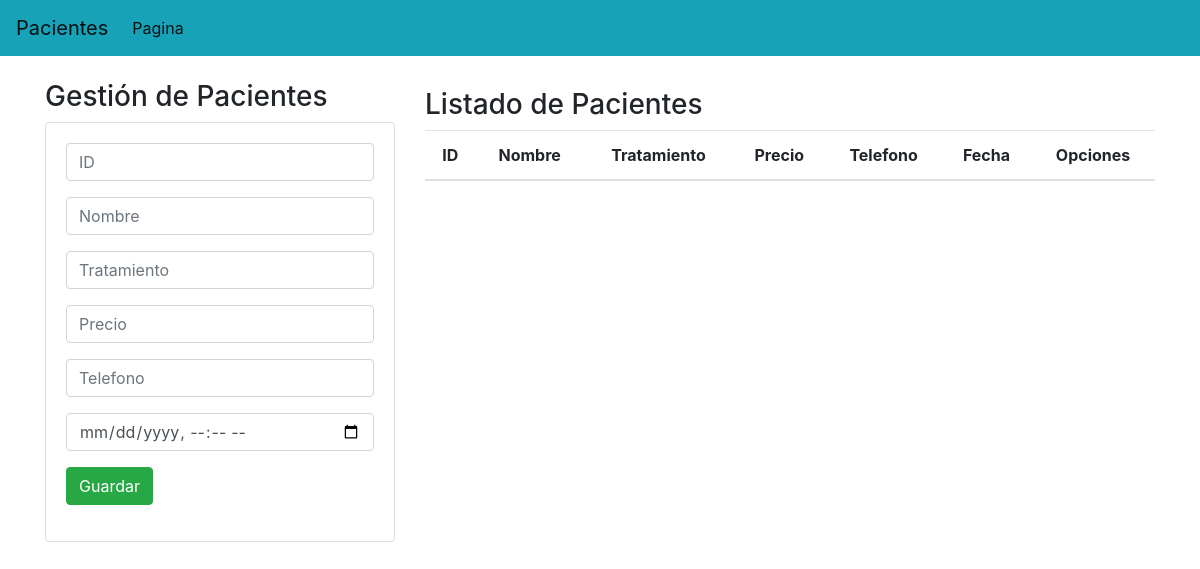
/crud/, run on an earlier commit of the app's database.
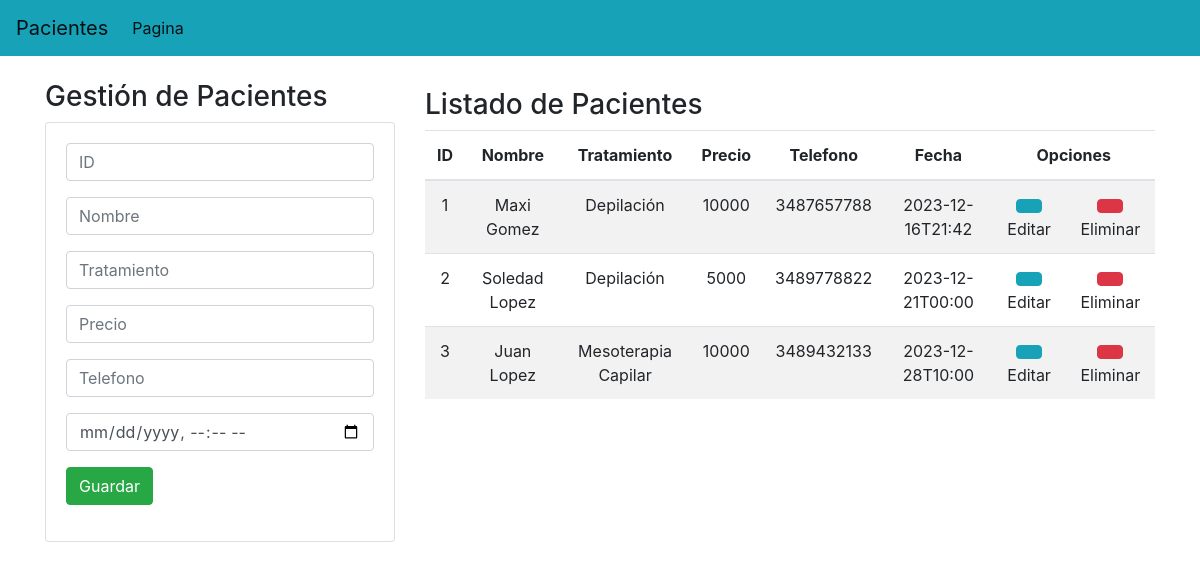
And on a later commit of the database.
### app/Estetica/models.py (models this page shows)
class Pacientes(models.Model):
    id = models.CharField(primary_key=True,max_length=6)
    nombre= models.CharField(max_length=50)
    tratamiento= models.CharField(max_length=50)
    precio= models.CharField(max_length=10)
    telefono= models.CharField(max_length=15)
    fecha=models.CharField(max_length=12)

### app/Estetica/views.py (the view)
# urls.py: 2. Add a URL to urlpatterns:  path('', views.home, name='home')
def home(request):
    Listadopacientes = Pacientes.objects.all()
    return render(request, "gestionPacientes.html", {"pacientes": Listadopacientes })

### app/Estetica/templates/gestionPacientes.html (shortened to what this page needs)
{% extends "./base.html"%}
{% load static %}
{% block body %}
<div class="row">
    <div class="col-sm-12 col-md-6 col-lg-4 col-xl-4">
        <h3>Gestión de Pacientes</h3>
        <div class="card">
            <div class="card-body">
                <form action="/crud/registrarPaciente/" method="POST">
                    <div class="form-group">
                        <input type="number" id="txtID" name="txtID" class="form-control" placeholder="ID" maxlength="6" required>
                    </div>
                    <div class="form-group">
                        <input type="text" id="txtNombre" name="txtNombre" class="form-control" placeholder="Nombre"  maxlength="50" required>
                    </div>
                    <div class="form-group">
                        <input type="text" id="txtTratamiento" name="txtTratamiento" class="form-control" placeholder="Tratamiento"  maxlength="50" required>
                    </div>
                    <div class="form-group">
                        <input type="number" id="txtPrecio" name="txtPrecio" class="form-control" placeholder="Precio"  maxlength="10" required>
                    </div>
                    <div class="form-group">
                        <input type="number" id="txtTelefono" name="txtTelefono" class="form-control" placeholder="Telefono"  maxlength="15" required>
                    </div>
                    <div class="form-group">
                        <input type="datetime-local" id="txtFecha" name="txtFecha" class="form-control" placeholder="Fecha"  maxlength="12" required>
                    </div>
                    <div class="form-group">
                        <button type="submit" class="btn btn-success btn block text-white"> Guardar </button>
                    </div>
                </form>
            </div>
        </div>
    </div>
    <div class="col-sm-12 col-md-6 col-lg-8 col-xl-8">
        <div class="table-responsive py-2">
            <table class="table table-striped">
                <thead>
                    <tr >
                        <th >ID</th>
                        <th >Nombre</th>
                        <th >Tratamiento</th>
                        <th >Precio</th>
                        <th >Telefono</th>
                        <th >Fecha</th>
                        <th colspan="2", >Opciones</th>
                    </tr>
                </thead>
                <tbody>
                    <h3>Listado de Pacientes</h3>
                    {% for c in pacientes %}
                    <tr>
                        <td>{{c.id}}</td>
                        <td>{{c.nombre}}</td>
                        <td>{{c.tratamiento}}</td>
                        <td>{{c.precio}}</td>
                        <td>{{c.telefono}}</td>
                        <td>{{c.fecha}}</td>
                        <td><a href="/crud/editarPaciente/{{c.id}}" class="btn btn-info"></a> Editar </td>
                        <td><a href="/crud/eliminarPaciente/{{c.id}}" class="btn btn-danger btnEliminacion"></a> Eliminar </td>
                    </tr>
                    {% endfor %}
                </tbody>
            </table>
        </div>
    </div>
</div>
{% endblock %}

### app/Estetica/templates/base.html (shortened to what this page needs)
{% load static %}
<!DOCTYPE html>
<html lang="en">
<head>
    <link rel="stylesheet" href="https://cdn.jsdelivr.net/npm/bootstrap@4.5.3/dist/css/bootstrap.min.css">
    <link rel="stylesheet" href="{% static './css/gestionPacientes.css' %}">
  </head>
  <body>
    <nav class="navbar navbar-expand-lg navbar-light bg-info">
      <a class="navbar-brand" href="#">Pacientes</a>
      <div class="collapse navbar-collapse" id="navbarNavAltMarkup">
        <div class="navbar-nav">
          <a class="nav-link active" href="/"> Pagina <span class="sr-only">(current)</span></a>
        </div>
        </div>
      </nav>
      <div class="container py-4">
        {% block body %}
        {% endblock %}
      </div>
    </body>
</html>

### app/Estetica/static/css/gestionPacientes.css (style rules this page uses)
th, td { text-align: center; vertical-align: middle; }

What changed in the data, as far as the page shows it:
added Pacientes: id "1", nombre "Maxi Gomez", tratamiento "Depilación", precio "10000", telefono "3487657788", fecha "2023-12-16T21:42"
added Pacientes: id "2", nombre "Soledad Lopez", tratamiento "Depilación", precio "5000", telefono "3489778822", fecha "2023-12-21T00:00"
added Pacientes: id "3", nombre "Juan Lopez", tratamiento "Mesoterapia Capilar", precio "10000", telefono "3489432133", fecha "2023-12-28T10:00"
